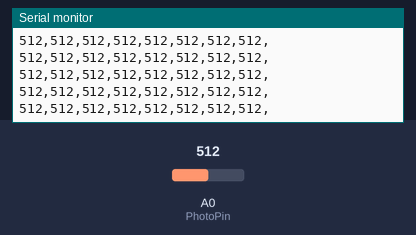
Simulated run of this sketch. Board: Arduino Uno, built with avr-gcc and run on an emulated ATmega328P. Parts: the last lines printed to the serial monitor. The inputs (shaded band) are chosen by the test bench; at power-on: A0 (PhotoPin) = 512.

Above: at 4.2 s.
4.3 s: A0 (PhotoPin) set to 987
At 4.8 s:
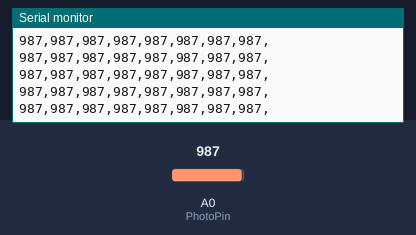
5.8 s: A0 (PhotoPin) set to 1016
At 6.8 s:
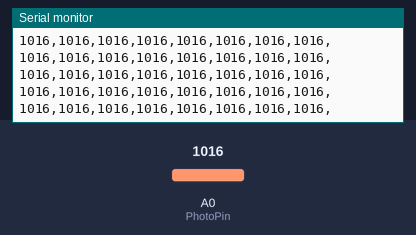
Timing chart, 0 to 8.8 s (numbered marks = the images above; inputs shaded):
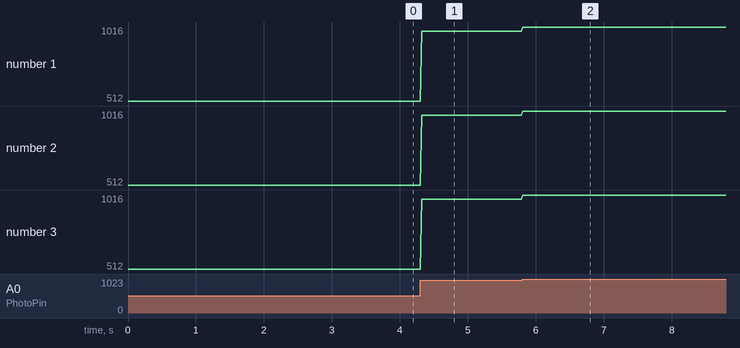

Measured:
- after the input at 4.3 s, the serial monitor: prints a new line at once (image 1)
- after the input at 5.8 s, the serial monitor: prints a new line at once (image 2)
- plotted number 1: 512 → 987 after the input at 4.3 s, 987 → 1016 after the input at 5.8 s
- plotted number 2: 512 → 987 after the input at 4.3 s, 987 → 1016 after the input at 5.8 s
- plotted number 3: 512 → 987 after the input at 4.3 s, 987 → 1016 after the input at 5.8 s

The sketch:

testIR.ino
```cpp
int NUM_IR = 8;

int PhotoPin = A0;
int value[8];
int mapping[8] = {0, 1, 2, 7, 6, 3, 5, 4};

int S0 = 10;
int S1 = 9;
int S2 = 8;

void setup(){
  Serial.begin(19200);
  pinMode(A0, INPUT);
  pinMode(S0, OUTPUT);
  pinMode(S1, OUTPUT);
  pinMode(S2, OUTPUT);
}

void loop(){
  for (int i = 0; i < NUM_IR; i++){
    digitalWrite(S0, bitRead(i, 0));
    digitalWrite(S1, bitRead(i, 1));
    digitalWrite(S2, bitRead(i, 2));
    value[mapping[i]] = analogRead(PhotoPin);
  }

  for (int i = 0; i <NUM_IR; i++){
    Serial.print(value[i]); Serial.print(',');
  }
  Serial.print('\n');

  delay(20);
}
```
